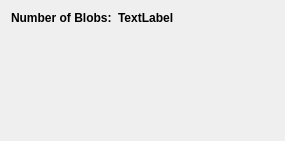
<?xml version="1.0" encoding="UTF-8"?>
<ui version="4.0">
 <class>Form</class>
 <widget class="QWidget" name="Form">
  <property name="geometry">
   <rect>
    <x>0</x>
    <y>0</y>
    <width>285</width>
    <height>141</height>
   </rect>
  </property>
  <property name="windowTitle">
   <string>Form</string>
  </property>
  <property name="styleSheet">
   <string notr="true">QLabel { font-weight: bold; }</string>
  </property>
  <layout class="QVBoxLayout" name="verticalLayout">
   <item>
    <layout class="QFormLayout" name="formLayout">
     <item row="0" column="0">
      <widget class="QLabel" name="label">
       <property name="text">
        <string>Number of Blobs:</string>
       </property>
      </widget>
     </item>
     <item row="0" column="1">
      <widget class="QLabel" name="numBlobsLabel">
       <property name="text">
        <string>TextLabel</string>
       </property>
      </widget>
     </item>
    </layout>
   </item>
  </layout>
 </widget>
 <resources/>
 <connections/>
</ui>
